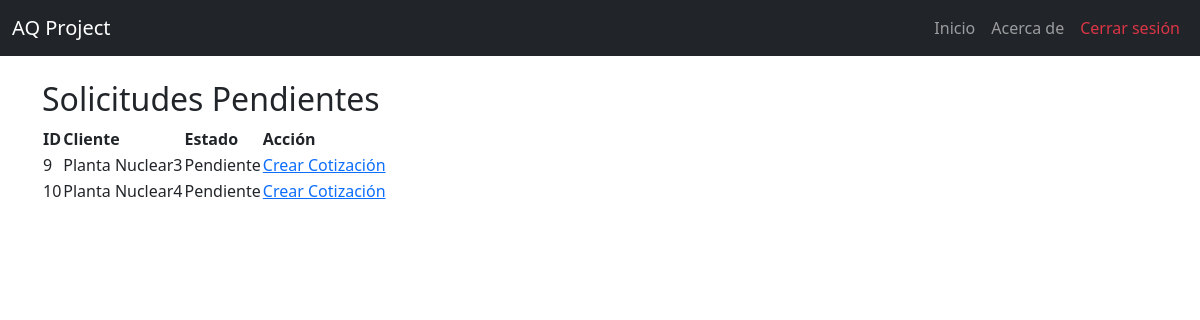
The app's page /clientes/pendientes/ (signed in), older data.
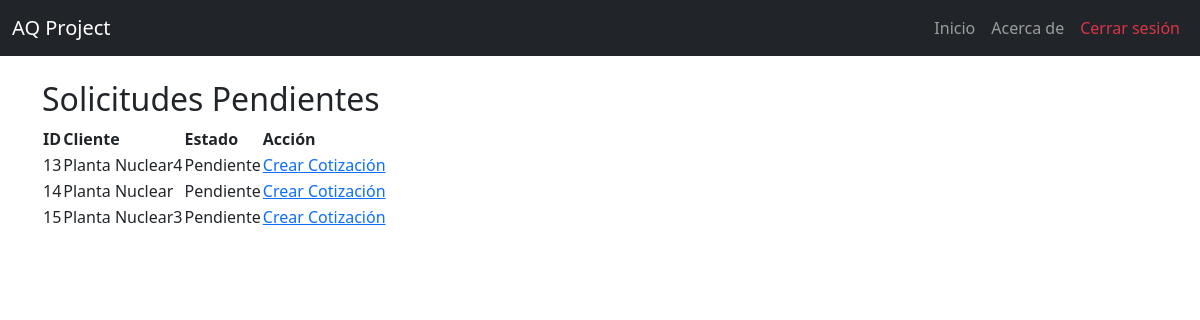
The same page, newer data.
### solicitudes/models.py (models this page shows, shortened)
class Solicitud(models.Model):
    cliente = models.ForeignKey(Cliente, on_delete=models.CASCADE, related_name="solicitudes_solicitudes")  # Relación con el modelo Cliente
    fecha_solicitud = models.DateField(default=date.today)  # Fecha en que se crea la solicitud
    estado = models.CharField(
        max_length=20,
        choices=[
            ('Pendiente', 'Pendiente'),
            ('Aprobada', 'Aprobada'),
            ('Rechazada', 'Rechazada')
        ],
        default='Pendiente'
    )  # Estado de la solicitud

class Cliente(models.Model):
    nit = models.CharField(max_length=20, unique=True)  # Nit único
    nombre_propietario = models.CharField(max_length=100)
    nombre_establecimiento = models.CharField(max_length=100)
    representante_legal = models.CharField(max_length=100)
    cedula_ciudadania = models.CharField(max_length=20)
    ciudad = models.CharField(max_length=100)
    departamento = models.CharField(max_length=100)
    direccion = models.CharField(max_length=200)
    representante_organismo = models.CharField(max_length=100)
    cargo = models.CharField(max_length=50)
    telefono_fijo = models.CharField(max_length=20, blank=True, null=True)
    telefono_celular = models.CharField(max_length=20)
    correo_electronico = models.EmailField()
    nivel_cea = models.CharField(max_length=50, choices=NIVELES_CEA)
    cantidad_vehiculos = models.IntegerField(null=True, blank=True)
    cantidad_instructores = models.IntegerField(null=True, blank=True)
    categorias_certificar = models.ManyToManyField(Categoria, blank=True)
    certificado_conformidad = models.CharField(max_length=2, choices=CERTIFICADO_CONFORMIDAD_CHOICES, default="No")
    nombre_ente_certificador = models.CharField(max_length=100, blank=True, null=True)  # Se llena si es "Sí"
    fecha_solicitud = models.DateField(null=True, blank=True)  # Se establece solo cuando se envía la solicitud
    observaciones = models.TextField(blank=True, null=True)

### solicitudes/views.py (the view)
# urls.py: path("pendientes/", solicitudes_pendientes, name="solicitudes_pendientes"),
@login_required
def solicitudes_pendientes(request):
    solicitudes = Solicitud.objects.filter(estado="Pendiente")
    return render(request, "solicitudes/pendientes.html", {"solicitudes": solicitudes})

### solicitudes/templates/solicitudes/pendientes.html (shortened to what this page needs)
<!doctype html>
<html lang="en">
<head>
</head>
{% extends 'layouts/base.html' %}
{% block content %}
<body>
    <h2>Solicitudes Pendientes</h2>
<table>
    <tr>
        <th>ID</th>
        <th>Cliente</th>
        <th>Estado</th>
        <th>Acción</th>
    </tr>
    {% for solicitud in solicitudes %}
    <tr>
        <td>{{ solicitud.id }}</td>
        <td>{{ solicitud.cliente.nombre_establecimiento }}</td>
        <td>{{ solicitud.estado }}</td>
        <td><a href="{% url 'crear_cotizacion' solicitud.id %}">Crear Cotización</a></td>
    </tr>
    {% empty %}
    <tr>
        <td colspan="4">No hay solicitudes pendientes.</td>
    </tr>
    {% endfor %}
</table>
</body>
{% endblock %}

Row changes from the older to the newer data that the page shows:
no longer on this page (row edited): Solicitud: id "9", cliente.nombre_establecimiento "Planta Nuclear3", estado "Pendiente"
no longer on this page (row edited): Solicitud: id "10", cliente.nombre_establecimiento "Planta Nuclear4", estado "Pendiente"
added Solicitud: id "13", cliente.nombre_establecimiento "Planta Nuclear4", estado "Pendiente"
added Solicitud: id "14", cliente.nombre_establecimiento "Planta Nuclear", estado "Pendiente"
added Solicitud: id "15", cliente.nombre_establecimiento "Planta Nuclear3", estado "Pendiente"
